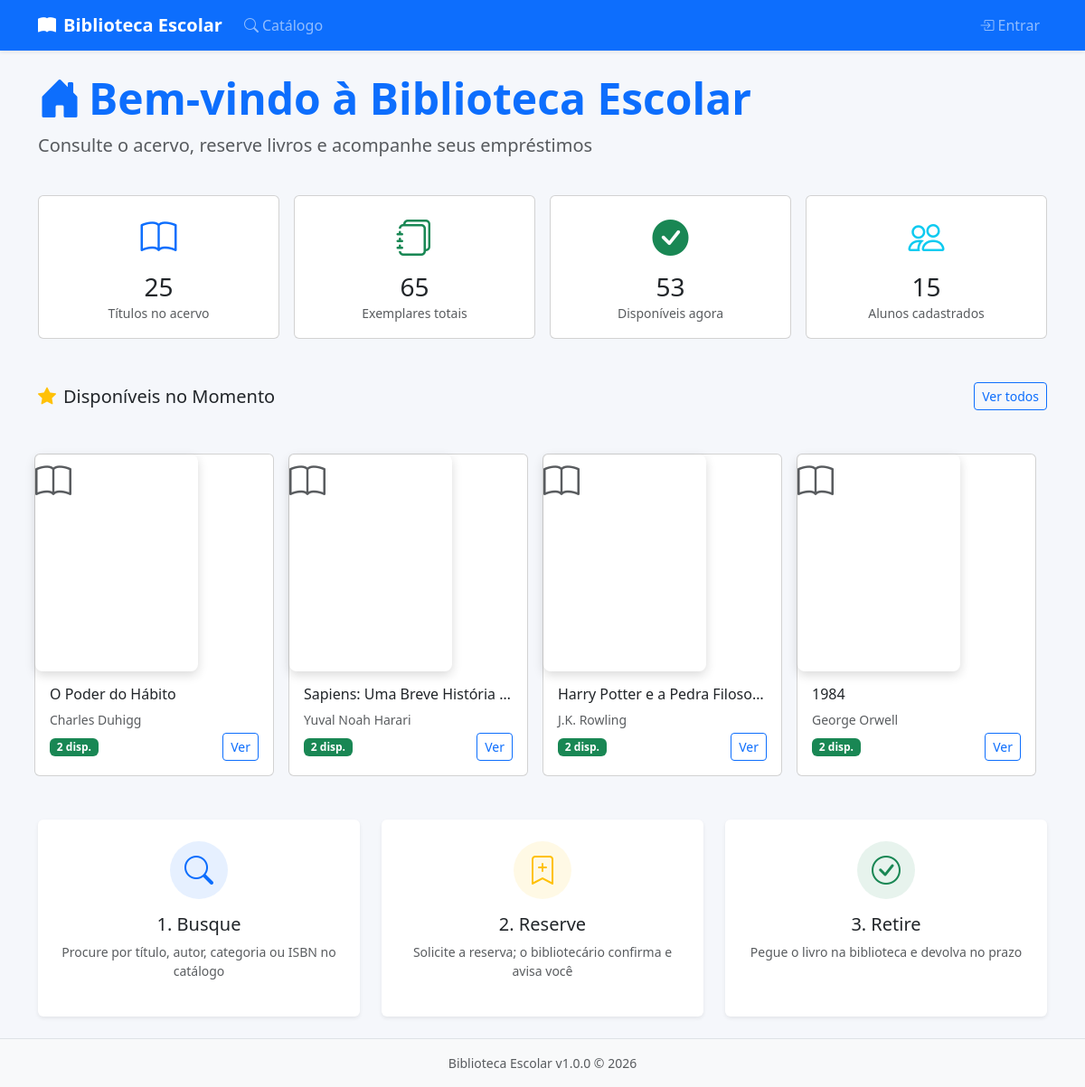
The page /public/index.php on the database its author committed.
### tables this page shows
CREATE TABLE IF NOT EXISTS `obras` (
    `id` INT UNSIGNED NOT NULL AUTO_INCREMENT,
    `titulo` VARCHAR(200) NOT NULL,
    `autor` VARCHAR(150) NOT NULL,
    `isbn` VARCHAR(20) DEFAULT NULL,
    `editora` VARCHAR(100) DEFAULT NULL,
    `ano` YEAR DEFAULT NULL,
    `categoria` VARCHAR(80) DEFAULT NULL,
    `sinopse` TEXT DEFAULT NULL,
    `capa` VARCHAR(255) DEFAULT NULL,
    `criado_em` TIMESTAMP NOT NULL DEFAULT CURRENT_TIMESTAMP,
    `atualizado_em` TIMESTAMP NOT NULL DEFAULT CURRENT_TIMESTAMP ON UPDATE CURRENT_TIMESTAMP,
    PRIMARY KEY (`id`),
    KEY `idx_titulo` (`titulo`),
    KEY `idx_autor` (`autor`),
    KEY `idx_categoria` (`categoria`),
    KEY `idx_isbn` (`isbn`)
);

### app/helpers/view.php (called while the page is built, shortened)
<?php
function view(string $arquivo, array $dados = []): void {
    extract($dados);
    require VIEWS_PATH . "/{$arquivo}.php";
    require VIEWS_PATH . '/layout.php';
}

### public/index.php (called while the page is built, shortened)
<?php
$estatisticas = [];
try {
    $db = db();
    $estatisticas['obras'] = $db->query("SELECT COUNT(*) FROM obras")->fetchColumn();
    $estatisticas['exemplares'] = $db->query("SELECT COUNT(*) FROM exemplares")->fetchColumn();
    $estatisticas['disponiveis'] = $db->query("SELECT COUNT(*) FROM exemplares WHERE status = 'disponivel'")->fetchColumn();
    $estatisticas['emprestados'] = $db->query("SELECT COUNT(*) FROM exemplares WHERE status = 'emprestado'")->fetchColumn();
    $estatisticas['alunos'] = $db->query("SELECT COUNT(*) FROM usuarios WHERE tipo = 'aluno' AND ativo = 1")->fetchColumn();
} catch (Exception) {
    $estatisticas = ['obras' => 0, 'exemplares' => 0, 'disponiveis' => 0, 'emprestados' => 0, 'alunos' => 0];
}
$destaques = [];
try {
    $db = db();
    $stmt = $db->query("
        SELECT o.*, COUNT(e.id) as total, SUM(e.status = 'disponivel') as disp
        FROM obras o
        LEFT JOIN exemplares e ON e.obra_id = o.id
        GROUP BY o.id
        HAVING disp > 0
        ORDER BY RAND()
        LIMIT 4
    ");
    $destaques = $stmt->fetchAll();
} catch (Exception) {
    $destaques = [];
}
view('index', [
    'titulo' => 'Início',
    'estatisticas' => $estatisticas,
    'destaques' => $destaques,
]);

### app/helpers/functions.php (called while the page is built, shortened)
<?php
function e(string $value): string {
    return htmlspecialchars($value, ENT_QUOTES, 'UTF-8');
}
function url(string $caminho = ''): string {
    $base = rtrim(APP_URL, '/');
    return $base . '/' . ltrim($caminho, '/');
}

### views/index.php (the view, shortened to what this page needs)
<?php
$estatisticas = $estatisticas ?? [];
$destaques = $destaques ?? [];
?>
<div class="row mb-4">
    <div class="col-12">
        <h1 class="display-5 fw-bold text-primary"><i class="bi bi-house-door-fill me-2"></i>Bem-vindo à Biblioteca Escolar</h1>
        <p class="lead text-muted">Consulte o acervo, reserve livros e acompanhe seus empréstimos</p>
    </div>
</div>
<div class="row g-3 mb-5">
    <div class="col-6 col-md-3">
        <div class="card stats-card h-100">
            <div class="card-body text-center">
                <i class="bi bi-book fs-1 text-primary"></i>
                <h3 class="mt-2 mb-0"><?= number_format($estatisticas['obras']) ?></h3>
                <small class="text-muted">Títulos no acervo</small>
            </div>
        </div>
    </div>
    <div class="col-6 col-md-3">
        <div class="card stats-card h-100">
            <div class="card-body text-center">
                <i class="bi bi-journals fs-1 text-success"></i>
                <h3 class="mt-2 mb-0"><?= number_format($estatisticas['exemplares']) ?></h3>
                <small class="text-muted">Exemplares totais</small>
            </div>
        </div>
    </div>
    <div class="col-6 col-md-3">
        <div class="card stats-card h-100">
            <div class="card-body text-center">
                <i class="bi bi-check-circle-fill fs-1 text-success"></i>
                <h3 class="mt-2 mb-0"><?= number_format($estatisticas['disponiveis']) ?></h3>
                <small class="text-muted">Disponíveis agora</small>
            </div>
        </div>
    </div>
    <div class="col-6 col-md-3">
        <div class="card stats-card h-100">
            <div class="card-body text-center">
                <i class="bi bi-people fs-1 text-info"></i>
                <h3 class="mt-2 mb-0"><?= number_format($estatisticas['alunos']) ?></h3>
                <small class="text-muted">Alunos cadastrados</small>
            </div>
        </div>
    </div>
</div>
<?php if (!empty($destaques)): ?>
    <div class="row mb-5">
        <div class="col-12 d-flex justify-content-between align-items-center mb-3">
            <h3 class="h5 mb-0"><i class="bi bi-star-fill me-2 text-warning"></i>Disponíveis no Momento</h3>
            <a href="<?= url('catalogo.php') ?>?disponiveis=1" class="btn btn-sm btn-outline-primary">Ver todos</a>
        </div>
        <div class="row g-3">
            <?php foreach ($destaques as $obra): ?>
                <div class="col-6 col-md-3">
                    <div class="card book-card h-100">
                        <div class="card-img-top book-cover">
                            <?php if ($obra['capa']): ?>
                                <img src="/biblioteca/uploads/capas/<?= e($obra['capa']) ?>" alt="<?= e($obra['titulo']) ?>" class="img-fluid">
                            <?php else: ?>
                                <i class="bi bi-book fs-1 text-muted"></i>
                            <?php endif; ?>
                        </div>
                        <div class="card-body d-flex flex-column">
                            <h6 class="card-title text-truncate" title="<?= e($obra['titulo']) ?>"><?= e($obra['titulo']) ?></h6>
                            <p class="card-text text-muted small mb-1"><?= e($obra['autor']) ?></p>
                            <div class="mt-auto d-flex justify-content-between align-items-center">
                                <span class="badge bg-success"><?= (int)$obra['disp'] ?> disp.</span>
                                <a href="<?= url('livro.php') ?>?id=<?= $obra['id'] ?>" class="btn btn-sm btn-outline-primary">Ver</a>
                            </div>
                        </div>
                    </div>
                </div>
            <?php endforeach; ?>
        </div>
    </div>
<?php endif; ?>
<div class="row g-4">
    <div class="col-md-4">
        <div class="card h-100 border-0 shadow-sm">
            <div class="card-body text-center p-4">
                <div class="bg-primary bg-opacity-10 text-primary rounded-circle d-inline-flex align-items-center justify-content-center mb-3" style="width: 64px; height: 64px;">
                    <i class="bi bi-search fs-2"></i>
                </div>
                <h5>1. Busque</h5>
                <p class="text-muted small">Procure por título, autor, categoria ou ISBN no catálogo</p>
            </div>
        </div>
    </div>
    <div class="col-md-4">
        <div class="card h-100 border-0 shadow-sm">
            <div class="card-body text-center p-4">
                <div class="bg-warning bg-opacity-10 text-warning rounded-circle d-inline-flex align-items-center justify-content-center mb-3" style="width: 64px; height: 64px;">
                    <i class="bi bi-bookmark-plus fs-2"></i>
                </div>
                <h5>2. Reserve</h5>
                <p class="text-muted small">Solicite a reserva; o bibliotecário confirma e avisa você</p>
            </div>
        </div>
    </div>
    <div class="col-md-4">
        <div class="card h-100 border-0 shadow-sm">
            <div class="card-body text-center p-4">
                <div class="bg-success bg-opacity-10 text-success rounded-circle d-inline-flex align-items-center justify-content-center mb-3" style="width: 64px; height: 64px;">
                    <i class="bi bi-check-circle fs-2"></i>
                </div>
                <h5>3. Retire</h5>
                <p class="text-muted small">Pegue o livro na biblioteca e devolva no prazo</p>
            </div>
        </div>
    </div>
</div>

### public/assets/css/style.css (style rules this page uses)
:root { --be-primary: #0d6efd; --be-bg: #f5f7fb; }
body { background-color: var(--be-bg); min-height: 100vh; display: flex; flex-direction: column; }
.book-cover { width: 100%; max-width: 180px; aspect-ratio: 3 / 4; object-fit: cover; border-radius: .5rem; box-shadow: 0 .25rem .75rem rgba(0, 0, 0, .15); }
.badge { font-size: .75rem; font-weight: 600; }

### rows shown on the page
obras: titulo "O Poder do Hábito", autor "Charles Duhigg", disp "2"
obras: titulo "Sapiens: Uma Breve História…", autor "Yuval Noah Harari", disp "2"
obras: titulo "Harry Potter e a Pedra Filoso…", autor "J.K. Rowling", disp "2"
obras: titulo "1984", autor "George Orwell", disp "2"

### other values the page prints
APP_NAME "Biblioteca Escolar"
$estatisticas['obras'] "25"
$estatisticas['exemplares'] "65"
$estatisticas['disponiveis'] "53"
$estatisticas['alunos'] "15"
APP_VERSION "1.0.0"
